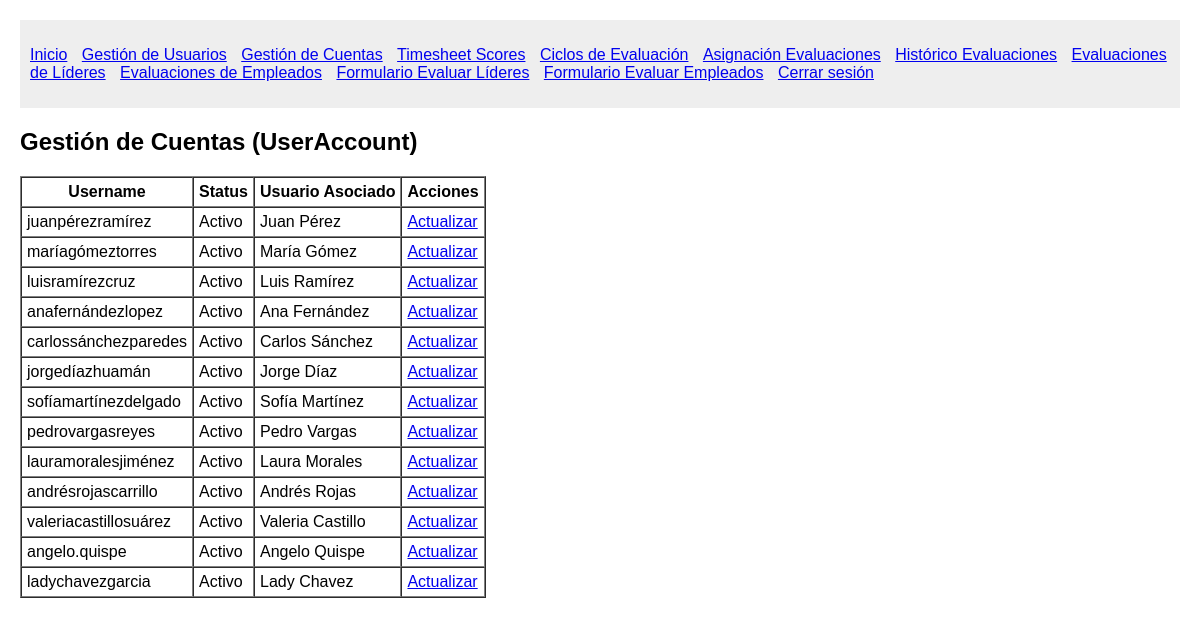
The page /accounts/ (signed in) on the database its author committed.
### System/models.py (models this page shows)
class UserAccount(models.Model):
    username = models.CharField(max_length=50, unique=True)
    password = models.CharField(max_length=128)  # Esto luego lo encriptaremos
    usuario = models.OneToOneField(Usuario, on_delete=models.CASCADE)
    status = models.CharField(max_length=20)

class Usuario(models.Model):
    first_name = models.CharField(max_length=50)
    middle_name = models.CharField(max_length=50, blank=True, null=True)
    last_name = models.CharField(max_length=50)
    second_last_name = models.CharField(max_length=50, blank=True, null=True)
    user_type = models.CharField(max_length=50)
    position = models.ForeignKey(Position, on_delete=models.PROTECT)

### System/views.py (the view)
# urls.py: path('accounts/', views.list_accounts, name='list_accounts'),
@login_required
def list_accounts(request):
    accounts = UserAccount.objects.all()
    return render(request, 'System/manage_accounts.html', {'accounts': accounts})

### System/views.py (called while the page is built)
def login_required(view_func):
    @wraps(view_func)
    def wrapped_view(request, *args, **kwargs):
        if not request.session.get('user_id'):
            return redirect('login')
        return view_func(request, *args, **kwargs)
    return wrapped_view

### System/templates/System/manage_accounts.html (shortened to what this page needs)
{% extends 'System/base.html' %}
{% load static %}
{% block content %}
    <h2>Gestión de Cuentas (UserAccount)</h2>
    <table border="1" cellspacing="0" cellpadding="5">
        <thead>
            <tr>
                <th>Username</th>
                <th>Status</th>
                <th>Usuario Asociado</th>
                <th>Acciones</th>
            </tr>
        </thead>
        <tbody>
            {% for account in accounts %}
                <tr>
                    <td>{{ account.username }}</td>
                    <td>{{ account.status }}</td>
                    <td>{{ account.usuario.first_name }} {{ account.usuario.last_name }}</td>
                    <td>
                        <a href="{% url 'update_account' account.id %}">Actualizar</a>
                    </td>
                </tr>
            {% empty %}
                <tr>
                    <td colspan="4">No existen cuentas registradas.</td>
                </tr>
            {% endfor %}
        </tbody>
    </table>
{% endblock %}

### System/static/css/styles.css (style rules this page uses)
body { font-family: Arial, sans-serif; margin: 20px; }

### rows shown on the page
UserAccount: username "juanpérezramírez", status "Activo", usuario.first_name "Juan", usuario.last_name "Pérez"
UserAccount: username "maríagómeztorres", status "Activo", usuario.first_name "María", usuario.last_name "Gómez"
UserAccount: username "luisramírezcruz", status "Activo", usuario.first_name "Luis", usuario.last_name "Ramírez"
UserAccount: username "anafernándezlopez", status "Activo", usuario.first_name "Ana", usuario.last_name "Fernández"
UserAccount: username "carlossánchezparedes", status "Activo", usuario.first_name "Carlos", usuario.last_name "Sánchez"
UserAccount: username "jorgedíazhuamán", status "Activo", usuario.first_name "Jorge", usuario.last_name "Díaz"
UserAccount: username "sofíamartínezdelgado", status "Activo", usuario.first_name "Sofía", usuario.last_name "Martínez"
UserAccount: username "pedrovargasreyes", status "Activo", usuario.first_name "Pedro", usuario.last_name "Vargas"
UserAccount: username "lauramoralesjiménez", status "Activo", usuario.first_name "Laura", usuario.last_name "Morales"
UserAccount: username "andrésrojascarrillo", status "Activo", usuario.first_name "Andrés", usuario.last_name "Rojas"
UserAccount: username "valeriacastillosuárez", status "Activo", usuario.first_name "Valeria", usuario.last_name "Castillo"
UserAccount: username "angelo.quispe", status "Activo", usuario.first_name "Angelo", usuario.last_name "Quispe"
UserAccount: username "ladychavezgarcia", status "Activo", usuario.first_name "Lady", usuario.last_name "Chavez"
